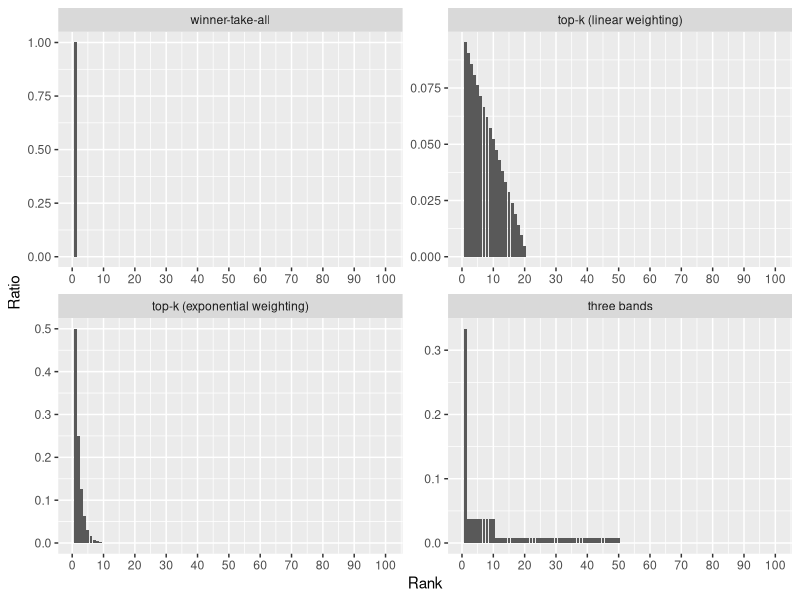

The R script that drew this image:
require("tidyverse")
save_dir <- "./plots/"

prize_dist <- function(n, mechanism, r = 0.2) {
  if (mechanism == "winner-take-all") {
    c(1, rep(0, n - 1))
  } else if (mechanism == "top-k (linear weighting)") {
    k <- round(n * r)
    c((k:1) / (k * (k + 1) / 2), rep(0, n - k))
  } else if (mechanism == "top-k (exponential weighting)") {
    k <- round(n * r)
    c((1 / 2)^(1:k), rep(0, n - k))
  } else if (mechanism == "three bands") {
    if (n < 50) {
      NA
    } else {
      c(1 / 3, rep(1 / 3 / 9, 9), rep(1 / 3 / 40, 40), rep(0, n - 50))
    }
  }
}

n_participants <- 100
mechanisms <- c(
  "winner-take-all",
  "top-k (linear weighting)",
  "top-k (exponential weighting)",
  "three bands"
)
parameters <- expand.grid(
  n = n_participants,
  mechanism = mechanisms
)

tmp <- parameters %>%
  purrr::pmap(prize_dist) %>%
  unlist()

prize_distribution <- tibble(
  mechanism = rep(parameters$mechanism, each = n_participants),
  n = rep(1:n_participants, length(mechanisms)),
  prize = tmp
)

g <- prize_distribution %>%
  ggplot(aes(x = n, y = prize, group = mechanism)) +
  geom_bar(stat = "identity") +
  xlab("Rank") +
  ylab("Ratio") +
  scale_x_continuous(n.breaks = 10) +
  facet_wrap(. ~ mechanism, ncol = 2, scales = "free")

ggsave(
  filename = paste0(save_dir, "prize_dist_by_mechanisms.pdf"),
  plot = g, device = cairo_pdf, width = 6, height = 4.5
)
